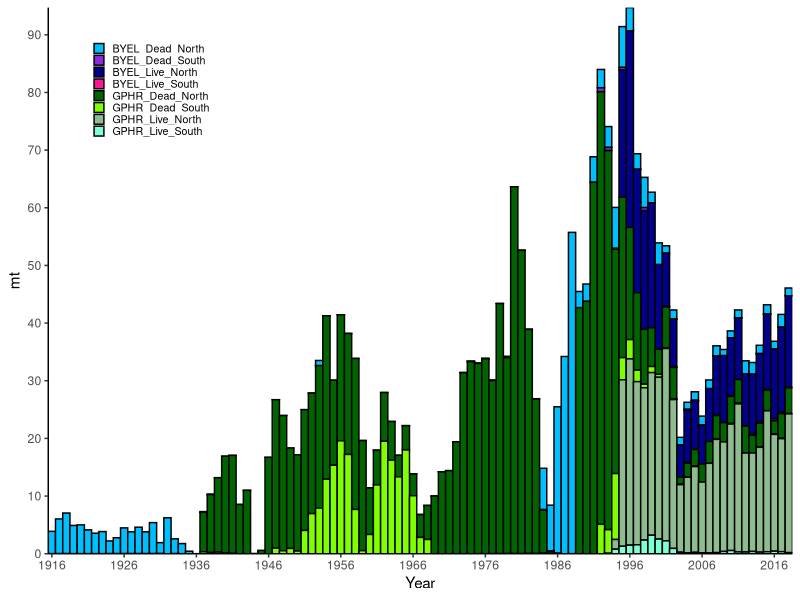

R code for this plot:
###Graph the commercial catches
#North and south of Conception
#By species
#By live and dead



library(ggplot2)
library(dplyr)
library(tidyr)
setwd('C:/GopherBlackYellow2019/txt_files')

out.dir = "C:/GopherBlackYellow2019/Figures/"



comm_dat = read.csv('Comm_catch_live_dead.csv')


#bar plot of original catches
comm_dat = comm_dat %>% 
   gather(Source,mt,BYEL_Dead_North:GPHR_Live_South)


#comm_dat$Source <- factor(comm_dat$Source, 
#                              levels=c("GPHR_Dead_North", 
#                                       "GPHR_Live_North",
##                                       "BYEL_Dead_North" ,
#                                       "BYEL_Live_North",
#                                       "GPHR_Dead_South" ,
##                                       "GPHR_Live_South",
#                                       "BYEL_Dead_South" ,
#                                       "BYEL_Live_South"))
 
 

png(filename = paste0(out.dir,"Catches_livedeadNS_gby.png"),
    width = 6, height = 4, units = "in", pointsize = 12, res=300)
#x11()
ggplot(comm_dat, aes(x=Year, y=mt, fill=Source)) +
  geom_bar(stat="identity", width=1,colour="black") +
  theme(panel.grid.major = element_blank(), 
        panel.grid.minor = element_blank(),
        panel.background = element_blank(),
        panel.border = element_blank(),
        axis.line = element_line(colour = "black"),
        legend.justification = c(0, 1), 
        legend.position = c(0.05, .95),
        legend.title=element_blank(),
        legend.text=element_text(size=rel(0.7)),
        legend.key.size = unit(.3, "cm")) +
  scale_x_continuous(breaks = seq(1916,2020, by = 10),
                     expand = c(0, 0)) +
  scale_y_continuous(breaks = seq(0,110, by = 10),
                     expand = c(0, 0)) +
  scale_fill_manual("legend",
                    values = c("BYEL_Dead_North" = "deepskyblue",
                               "BYEL_Dead_South"  = "blueviolet",
                               "BYEL_Live_North" = "blue4",
                                "BYEL_Live_South" = "deeppink",
                                "GPHR_Dead_North" = "darkgreen",
                                "GPHR_Dead_South" = "chartreuse",
                                "GPHR_Live_North" = "darkseagreen",
                                "GPHR_Live_South" = "aquamarine")) 
  
  
dev.off()

